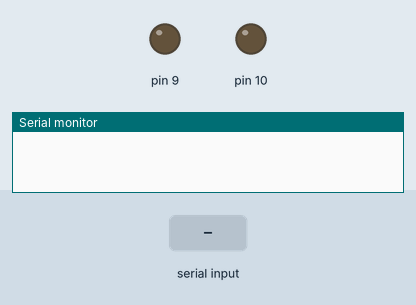
Recording of a sketch running on a simulated Arduino Uno, built with avr-gcc and run on an emulated ATmega328P. Shown: output pins drawn as LEDs (lit = HIGH), the last lines printed to the serial monitor. Inputs (shaded band) come from the test bench.

Above: at 1.3 s.
1.4 s: "F;45\n" received over Serial
At 2.7 s:
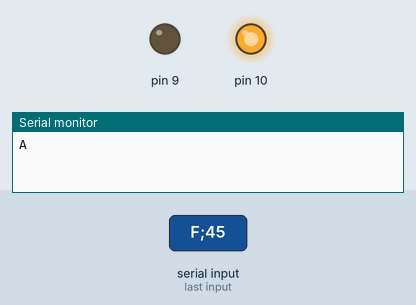
3.0 s: "K90\n" received over Serial
At 3.9 s:
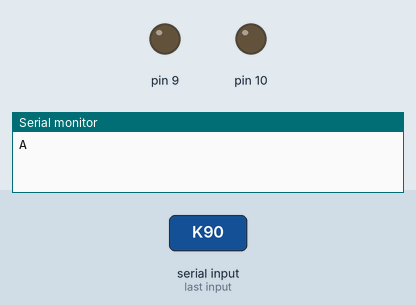
Timing chart, 0 to 6.0 s (numbered marks = the images above; inputs shaded):
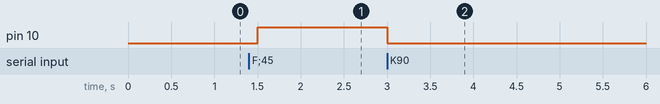

The sketch:

stepper_control.ino
```cpp
#define MM_TO_STEPS (4672) //with 64 microstepping (73 on nothing)

char c;

int mode;


int dir;
unsigned int spd; // in um/sec
int avg = 0;
float inst;

void setup() {
  mode = 0;
  dir = 0;
  spd = 0;
  Serial.begin(9600);
  pinMode(8, OUTPUT);
  pinMode(9, OUTPUT);
  pinMode(10, OUTPUT);
  digitalWrite(10, LOW);
  delay(100);
}

void run_motor() {

  if (dir == 1) {
    digitalWrite(9, HIGH);
  } else if (dir == -1) {
    digitalWrite(9, LOW);
  }

  tone(8, int(46.72*spd));
  digitalWrite(10, LOW);
  delay(100);
  digitalWrite(10, HIGH);
  Serial.print("A");
}

//K kill, S speed
void loop() {
  if (Serial.available()) {
    c = Serial.read();
    if (c == 'K') {
      noTone(8);
      digitalWrite(10, LOW);
    } else if (mode > 0) {
      if (c == ';') {
        run_motor();
        dir = 0;
        spd = 0;
        mode = 0;
      } else {
        switch(mode) {
        case 1:
          if (c == 'U') {
            dir = 1;
          } else if (c == 'D') {
            dir = -1;
          }
          mode = 2;
          break;
        case 2:
          if (c >= '0' && c <= '9') {
            spd = spd * 10;
            spd = spd + c - '0';
          }
          break;
        default:
          mode = 0;
          break;
        };
      }
    } else if (c == 'F') {
        mode = 1;
      }
    }
}
```

Measured:
- after the input at 1.4 s, pin 10: LOW → HIGH after 0.10 s
- after the input at 3.0 s, pin 10: HIGH → LOW at once
